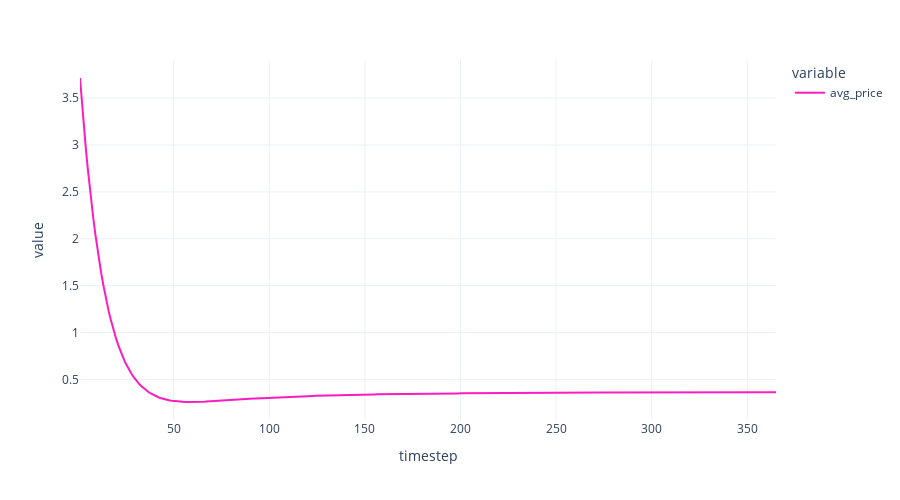

The cell this chart's notebook holds for it:
### Code cell
fig = px.line(
    df_1,
    x='timestep',
    y=['avg_price'],
    height=500
)

fig.show()

### Figure 1 — Plotly figure (JSON) as saved in the notebook; plotly's stock layout.template omitted (floating-point values rounded to 4 significant figures; data arrays with more than 128 entries replaced by an {"elided": "..."} marker saying what was removed)
{"data": [{"hovertemplate": "variable=avg_price<br>timestep=%{x}<br>value=%{y}<extra></extra>", "legendgroup": "avg_price", "line": {"color": "#FC1CBF", "dash": "solid"}, "mode": "lines", "name": "avg_price", "orientation": "v", "showlegend": true, "type": "scatter", "x": {"elided": "365 int values"}, "xaxis": "x", "y": {"elided": "365 float values"}, "yaxis": "y"}], "layout": {"height": 500, "legend": {"title": {"text": "variable"}, "tracegroupgap": 0}, "margin": {"t": 60}, "xaxis": {"anchor": "y", "domain": [0, 1], "title": {"text": "timestep"}}, "yaxis": {"anchor": "x", "domain": [0, 1], "title": {"text": "value"}}}}
